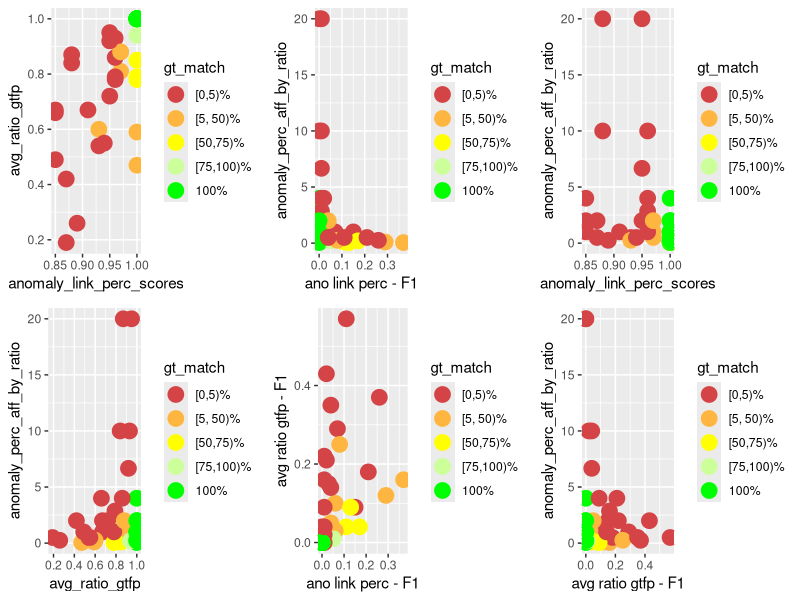
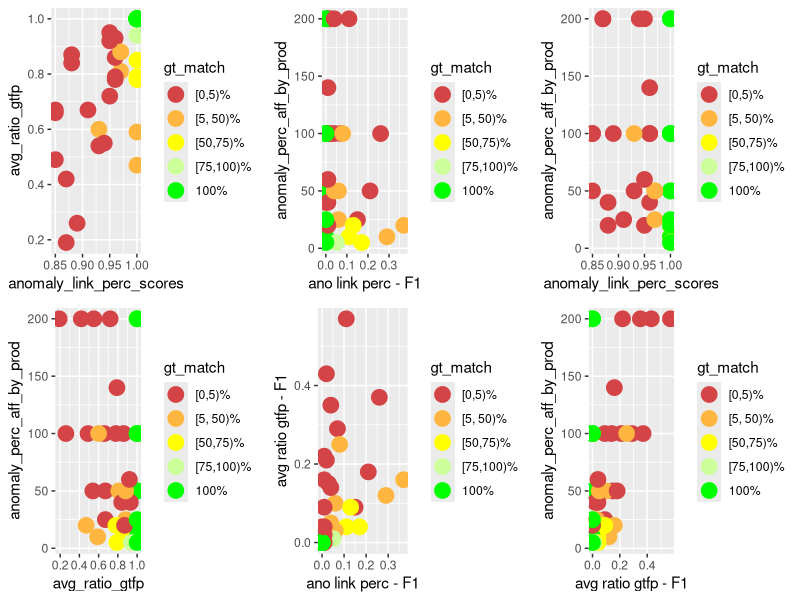
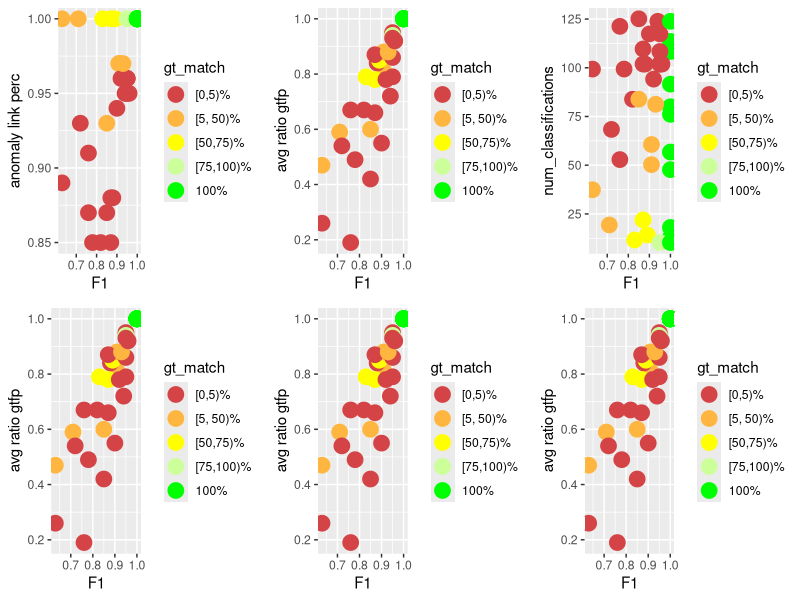
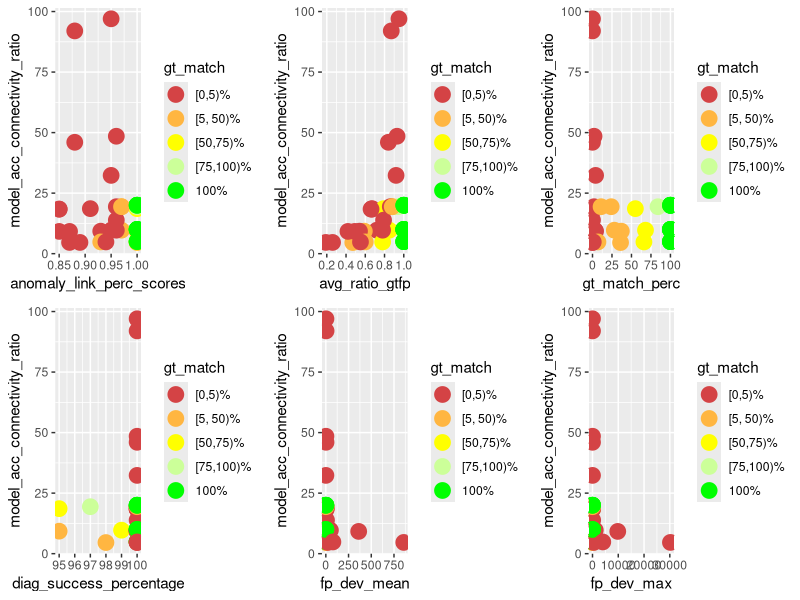
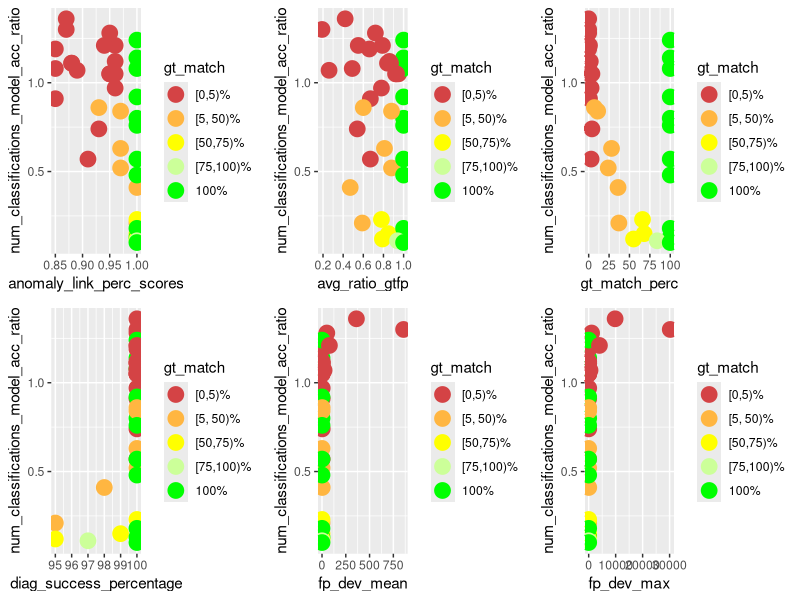
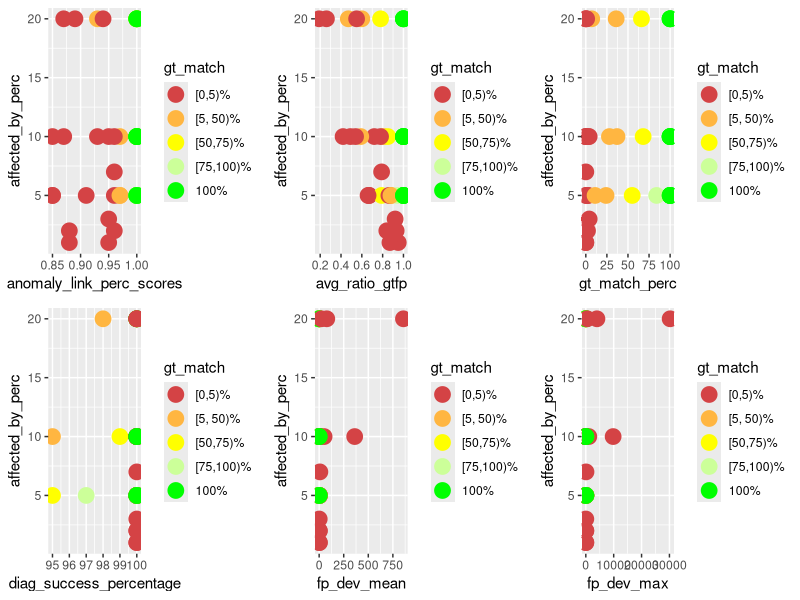
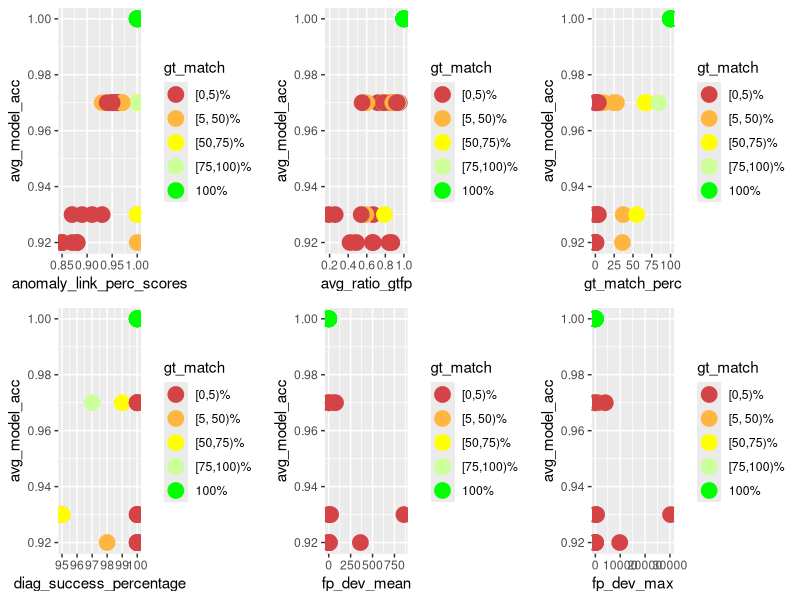
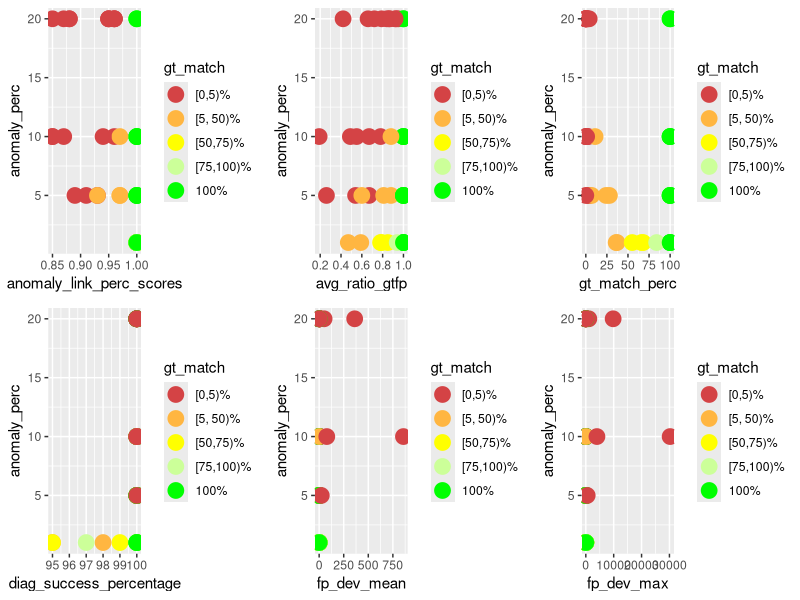

These charts were generated, in order, by the following R code:
library(ggplot2)
library(gridExtra)
library(dplyr)

PT_DEF <- geom_point(size=5)
COLOR_VALS <- c("#d44345", "#ffb641", "#ffff00", "#ccff99", "#00ff00")

gen_multi_plot_six <- function(
        pp1, pp2, pp3, pp4, pp5, pp6,
        y1, y2, y3, y4, y5, y6,
        x1, x2, x3, x4, x5, x6,
        filename
    ) {
    fpp1 <- pp1 + PT_DEF + xlab(x1) + ylab(y1) + scale_color_manual(values = color_mapping)
    fpp2 <- pp2 + PT_DEF + xlab(x2) + ylab(y2) + scale_color_manual(values = color_mapping)
    fpp3 <- pp3 + PT_DEF + xlab(x3) + ylab(y3) + scale_color_manual(values = color_mapping)
    fpp4 <- pp4 + PT_DEF + xlab(x4) + ylab(y4) + scale_color_manual(values = color_mapping)
    fpp5 <- pp5 + PT_DEF + xlab(x5) + ylab(y5) + scale_color_manual(values = color_mapping)
    fpp6 <- pp6 + PT_DEF + xlab(x6) + ylab(y6) + scale_color_manual(values = color_mapping)
    combined_plot <- grid.arrange(fpp1, fpp2, fpp3, fpp4, fpp5, fpp6, ncol = 3)
    ggsave(combined_plot, file = filename, width = 12, height = 6)
}

gen_multi_plot_two <- function(
        pp1, pp2, y1, y2, x1, x2, filename
    ) {
    fpp1 <- pp1 + PT_DEF + xlab(x1) + ylab(y1) + scale_color_manual(values = color_mapping)
    fpp2 <- pp2 + PT_DEF + xlab(x2) + ylab(y2) + scale_color_manual(values = color_mapping)
    combined_plot <- grid.arrange(fpp1, fpp2, ncol = 2)
    ggsave(combined_plot, file = filename, width = 12, height = 6)
}

# actual compensation insights

input <- read.csv(
    file = "meta_analysis.csv", header = TRUE, sep = ",", check.name = FALSE
)

# instead of the percentage value factor(gt_match_perc) for which I'd need 100
# colors, I only want to color / group them into 5 groups
LABELS <- c("[0,5)%", "[5, 50)%", "[50,75)%", "[75,100)%", "100%")
color_mapping <- setNames(COLOR_VALS, LABELS)

input$gt_match <- cut(
    input$gt_match_perc,
    breaks = c(0, 5, 50, 75, 100, Inf),
    labels = LABELS,
    include.lowest = TRUE,
    right = FALSE
)

p1 <- ggplot(
    data = input, aes_string(
        x = "anomaly_link_perc_scores",
        y = "avg_ratio_gtfp",
        color = "gt_match",
        group = "gt_match"
    )
)

p2 <- ggplot(
    data = input, aes_string(
        x = "compensation_ano_link",
        y = "anomaly_perc_aff_by_ratio",
        color = "gt_match",
        group = "gt_match"
    )
)

p3 <- ggplot(
    data = input, aes_string(
        x = "anomaly_link_perc_scores",
        y = "anomaly_perc_aff_by_ratio",
        color = "gt_match",
        group = "gt_match"
    )
)

p4 <- ggplot(
    data = input, aes_string(
        x = "avg_ratio_gtfp",
        y = "anomaly_perc_aff_by_ratio",
        color = "gt_match",
        group = "gt_match"
    )
)

p5 <- ggplot(
    data = input, aes_string(
        x = "compensation_ano_link",
        y = "compensation_gtfp",
        color = "gt_match",
        group = "gt_match"
    )
)

p6 <- ggplot(
    data = input, aes_string(
        x = "compensation_gtfp",
        y = "anomaly_perc_aff_by_ratio",
        color = "gt_match",
        group = "gt_match"
    )
)

gen_multi_plot_six(
    p1, p2, p3, p4, p5, p6,
    "avg_ratio_gtfp", # y1
    "anomaly_perc_aff_by_ratio", # y2
    "anomaly_perc_aff_by_ratio", # y3
    "anomaly_perc_aff_by_ratio", # y4
    "avg ratio gtfp - F1", # y5
    "anomaly_perc_aff_by_ratio", # y6
    "anomaly_link_perc_scores", # x1
    "ano link perc - F1", # x2
    "anomaly_link_perc_scores", # x3
    "avg_ratio_gtfp", # x4
    "ano link perc - F1", # x5
    "avg ratio gtfp - F1", # x6
    "compensation_analysis.png"
)

# same with prod #############################

p1 <- ggplot(
    data = input, aes_string(
        x = "anomaly_link_perc_scores",
        y = "avg_ratio_gtfp",
        color = "gt_match",
        group = "gt_match"
    )
)

p2 <- ggplot(
    data = input, aes_string(
        x = "compensation_ano_link",
        y = "anomaly_perc_aff_by_prod",
        color = "gt_match",
        group = "gt_match"
    )
)

p3 <- ggplot(
    data = input, aes_string(
        x = "anomaly_link_perc_scores",
        y = "anomaly_perc_aff_by_prod",
        color = "gt_match",
        group = "gt_match"
    )
)

p4 <- ggplot(
    data = input, aes_string(
        x = "avg_ratio_gtfp",
        y = "anomaly_perc_aff_by_prod",
        color = "gt_match",
        group = "gt_match"
    )
)

p5 <- ggplot(
    data = input, aes_string(
        x = "compensation_ano_link",
        y = "compensation_gtfp",
        color = "gt_match",
        group = "gt_match"
    )
)

p6 <- ggplot(
    data = input, aes_string(
        x = "compensation_gtfp",
        y = "anomaly_perc_aff_by_prod",
        color = "gt_match",
        group = "gt_match"
    )
)

gen_multi_plot_six(
    p1, p2, p3, p4, p5, p6,
    "avg_ratio_gtfp", # y1
    "anomaly_perc_aff_by_prod", # y2
    "anomaly_perc_aff_by_prod", # y3
    "anomaly_perc_aff_by_prod", # y4
    "avg ratio gtfp - F1", # y5
    "anomaly_perc_aff_by_prod", # y6
    "anomaly_link_perc_scores", # x1
    "ano link perc - F1", # x2
    "anomaly_link_perc_scores", # x3
    "avg_ratio_gtfp", # x4
    "ano link perc - F1", # x5
    "avg ratio gtfp - F1", # x6
    "compensation_analysis_prod.png"
)

##############################################

p1 <- ggplot(
    data = input, aes_string(
        x = "f1_scores",
        y = "anomaly_link_perc_scores",
        color = "gt_match",
        group = "gt_match"
    )
)

p2 <- ggplot(
    data = input, aes_string(
        x = "f1_scores",
        y = "avg_ratio_gtfp",
        color = "gt_match",
        group = "gt_match"
    )
)

p3 <- ggplot(
    data = input, aes_string(
        x = "f1_scores",
        y = "num_classifications",
        color = "gt_match",
        group = "gt_match"
    )
)

p4 <- ggplot(
    data = input, aes_string(
        x = "f1_scores",
        y = "avg_ratio_gtfp",
        color = "gt_match",
        group = "gt_match"
    )
)

p5 <- ggplot(
    data = input, aes_string(
        x = "f1_scores",
        y = "avg_ratio_gtfp",
        color = "gt_match",
        group = "gt_match"
    )
)

p6 <- ggplot(
    data = input, aes_string(
        x = "f1_scores",
        y = "avg_ratio_gtfp",
        color = "gt_match",
        group = "gt_match"
    )
)

gen_multi_plot_six(
    p1, p2, p3, p4, p5, p6,
    "anomaly link perc", # y1
    "avg ratio gtfp", # y2
    "num_classifications", # y3
    "avg ratio gtfp", # y4
    "avg ratio gtfp", # y5
    "avg ratio gtfp", # y6
    "F1", # x1
    "F1", # x2
    "F1", # x3
    "F1", # x4
    "F1", # x5
    "F1", # x6
    "f1_end_res_corr.png"
)

# model acc - connectivity - performance

p1 <- ggplot(
    data = input, aes_string(
        x = "anomaly_link_perc_scores",
        y = "model_acc_connectivity_ratio",
        color = "gt_match",
        group = "gt_match"
    )
)

p2 <- ggplot(
    data = input, aes_string(
        x = "avg_ratio_gtfp",
        y = "model_acc_connectivity_ratio",
        color = "gt_match",
        group = "gt_match"
    )
)

p3 <- ggplot(
    data = input, aes_string(
        x = "gt_match_perc",
        y = "model_acc_connectivity_ratio",
        color = "gt_match",
        group = "gt_match"
    )
)

p4 <- ggplot(
    data = input, aes_string(
        x = "diag_success_percentage",
        y = "model_acc_connectivity_ratio",
        color = "gt_match",
        group = "gt_match"
    )
)

p5 <- ggplot(
    data = input, aes_string(
        x = "fp_dev_mean",
        y = "model_acc_connectivity_ratio",
        color = "gt_match",
        group = "gt_match"
    )
)

p6 <- ggplot(
    data = input, aes_string(
        x = "fp_dev_max",
        y = "model_acc_connectivity_ratio",
        color = "gt_match",
        group = "gt_match"
    )
)

gen_multi_plot_six(
    p1, p2, p3, p4, p5, p6,
    "model_acc_connectivity_ratio", # y1
    "model_acc_connectivity_ratio", # y2
    "model_acc_connectivity_ratio", # y3
    "model_acc_connectivity_ratio", # y4
    "model_acc_connectivity_ratio", # y5
    "model_acc_connectivity_ratio", # y6
    "anomaly_link_perc_scores", # x1
    "avg_ratio_gtfp", # x2
    "gt_match_perc", # x3
    "diag_success_percentage", # x4
    "fp_dev_mean", # x5
    "fp_dev_max", # x6
    "modelacc_connectivity_performance.png"
)

# how many classifications and how acc models

p1 <- ggplot(
    data = input, aes_string(
        x = "anomaly_link_perc_scores",
        y = "num_classifications_model_acc_ratio",
        color = "gt_match",
        group = "gt_match"
    )
)

p2 <- ggplot(
    data = input, aes_string(
        x = "avg_ratio_gtfp",
        y = "num_classifications_model_acc_ratio",
        color = "gt_match",
        group = "gt_match"
    )
)

p3 <- ggplot(
    data = input, aes_string(
        x = "gt_match_perc",
        y = "num_classifications_model_acc_ratio",
        color = "gt_match",
        group = "gt_match"
    )
)

p4 <- ggplot(
    data = input, aes_string(
        x = "diag_success_percentage",
        y = "num_classifications_model_acc_ratio",
        color = "gt_match",
        group = "gt_match"
    )
)

p5 <- ggplot(
    data = input, aes_string(
        x = "fp_dev_mean",
        y = "num_classifications_model_acc_ratio",
        color = "gt_match",
        group = "gt_match"
    )
)

p6 <- ggplot(
    data = input, aes_string(
        x = "fp_dev_max",
        y = "num_classifications_model_acc_ratio",
        color = "gt_match",
        group = "gt_match"
    )
)

gen_multi_plot_six(
    p1, p2, p3, p4, p5, p6,
    "num_classifications_model_acc_ratio", # y1
    "num_classifications_model_acc_ratio", # y2
    "num_classifications_model_acc_ratio", # y3
    "num_classifications_model_acc_ratio", # y4
    "num_classifications_model_acc_ratio", # y5
    "num_classifications_model_acc_ratio", # y6
    "anomaly_link_perc_scores", # x1
    "avg_ratio_gtfp", # x2
    "gt_match_perc", # x3
    "diag_success_percentage", # x4
    "fp_dev_mean", # x5
    "fp_dev_max", # x6
    "num_classifications_model_acc.png"
)

# affected_by against perf

p1 <- ggplot(
    data = input, aes_string(
        x = "anomaly_link_perc_scores",
        y = "affected_by_perc",
        color = "gt_match",
        group = "gt_match"
    )
)

p2 <- ggplot(
    data = input, aes_string(
        x = "avg_ratio_gtfp",
        y = "affected_by_perc",
        color = "gt_match",
        group = "gt_match"
    )
)

p3 <- ggplot(
    data = input, aes_string(
        x = "gt_match_perc",
        y = "affected_by_perc",
        color = "gt_match",
        group = "gt_match"
    )
)

p4 <- ggplot(
    data = input, aes_string(
        x = "diag_success_percentage",
        y = "affected_by_perc",
        color = "gt_match",
        group = "gt_match"
    )
)

p5 <- ggplot(
    data = input, aes_string(
        x = "fp_dev_mean",
        y = "affected_by_perc",
        color = "gt_match",
        group = "gt_match"
    )
)

p6 <- ggplot(
    data = input, aes_string(
        x = "fp_dev_max",
        y = "affected_by_perc",
        color = "gt_match",
        group = "gt_match"
    )
)

gen_multi_plot_six(
    p1, p2, p3, p4, p5, p6,
    "affected_by_perc", # y1
    "affected_by_perc", # y2
    "affected_by_perc", # y3
    "affected_by_perc", # y4
    "affected_by_perc", # y5
    "affected_by_perc", # y6
    "anomaly_link_perc_scores", # x1
    "avg_ratio_gtfp", # x2
    "gt_match_perc", # x3
    "diag_success_percentage", # x4
    "fp_dev_mean", # x5
    "fp_dev_max", # x6
    "aff_by_perf.png"
)

# model_acc against perf

p1 <- ggplot(
    data = input, aes_string(
        x = "anomaly_link_perc_scores",
        y = "avg_model_acc",
        color = "gt_match",
        group = "gt_match"
    )
)

p2 <- ggplot(
    data = input, aes_string(
        x = "avg_ratio_gtfp",
        y = "avg_model_acc",
        color = "gt_match",
        group = "gt_match"
    )
)

p3 <- ggplot(
    data = input, aes_string(
        x = "gt_match_perc",
        y = "avg_model_acc",
        color = "gt_match",
        group = "gt_match"
    )
)

p4 <- ggplot(
    data = input, aes_string(
        x = "diag_success_percentage",
        y = "avg_model_acc",
        color = "gt_match",
        group = "gt_match"
    )
)

p5 <- ggplot(
    data = input, aes_string(
        x = "fp_dev_mean",
        y = "avg_model_acc",
        color = "gt_match",
        group = "gt_match"
    )
)

p6 <- ggplot(
    data = input, aes_string(
        x = "fp_dev_max",
        y = "avg_model_acc",
        color = "gt_match",
        group = "gt_match"
    )
)

gen_multi_plot_six(
    p1, p2, p3, p4, p5, p6,
    "avg_model_acc", # y1
    "avg_model_acc", # y2
    "avg_model_acc", # y3
    "avg_model_acc", # y4
    "avg_model_acc", # y5
    "avg_model_acc", # y6
    "anomaly_link_perc_scores", # x1
    "avg_ratio_gtfp", # x2
    "gt_match_perc", # x3
    "diag_success_percentage", # x4
    "fp_dev_mean", # x5
    "fp_dev_max", # x6
    "model_acc_perf.png"
)

# anomaly_perc against perf

p1 <- ggplot(
    data = input, aes_string(
        x = "anomaly_link_perc_scores",
        y = "anomaly_perc",
        color = "gt_match",
        group = "gt_match"
    )
)

p2 <- ggplot(
    data = input, aes_string(
        x = "avg_ratio_gtfp",
        y = "anomaly_perc",
        color = "gt_match",
        group = "gt_match"
    )
)

p3 <- ggplot(
    data = input, aes_string(
        x = "gt_match_perc",
        y = "anomaly_perc",
        color = "gt_match",
        group = "gt_match"
    )
)

p4 <- ggplot(
    data = input, aes_string(
        x = "diag_success_percentage",
        y = "anomaly_perc",
        color = "gt_match",
        group = "gt_match"
    )
)

p5 <- ggplot(
    data = input, aes_string(
        x = "fp_dev_mean",
        y = "anomaly_perc",
        color = "gt_match",
        group = "gt_match"
    )
)

p6 <- ggplot(
    data = input, aes_string(
        x = "fp_dev_max",
        y = "anomaly_perc",
        color = "gt_match",
        group = "gt_match"
    )
)

gen_multi_plot_six(
    p1, p2, p3, p4, p5, p6,
    "anomaly_perc", # y1
    "anomaly_perc", # y2
    "anomaly_perc", # y3
    "anomaly_perc", # y4
    "anomaly_perc", # y5
    "anomaly_perc", # y6
    "anomaly_link_perc_scores", # x1
    "avg_ratio_gtfp", # x2
    "gt_match_perc", # x3
    "diag_success_percentage", # x4
    "fp_dev_mean", # x5
    "fp_dev_max", # x6
    "anomaly_perc_perf.png"
)

# anomaly_perc - model acc ratio against perf

p1 <- ggplot(
    data = input, aes_string(
        x = "anomaly_link_perc_scores",
        y = "anomaly_perc_model_acc_ratio",
        color = "gt_match",
        group = "gt_match"
    )
)

p2 <- ggplot(
    data = input, aes_string(
        x = "avg_ratio_gtfp",
        y = "anomaly_perc_model_acc_ratio",
        color = "gt_match",
        group = "gt_match"
    )
)

p3 <- ggplot(
    data = input, aes_string(
        x = "gt_match_perc",
        y = "anomaly_perc_model_acc_ratio",
        color = "gt_match",
        group = "gt_match"
    )
)

p4 <- ggplot(
    data = input, aes_string(
        x = "diag_success_percentage",
        y = "anomaly_perc_model_acc_ratio",
        color = "gt_match",
        group = "gt_match"
    )
)

p5 <- ggplot(
    data = input, aes_string(
        x = "fp_dev_mean",
        y = "anomaly_perc_model_acc_ratio",
        color = "gt_match",
        group = "gt_match"
    )
)

p6 <- ggplot(
    data = input, aes_string(
        x = "fp_dev_max",
        y = "anomaly_perc_model_acc_ratio",
        color = "gt_match",
        group = "gt_match"
    )
)

gen_multi_plot_six(
    p1, p2, p3, p4, p5, p6,
    "anomaly_perc_model_acc_ratio", # y1
    "anomaly_perc_model_acc_ratio", # y2
    "anomaly_perc_model_acc_ratio", # y3
    "anomaly_perc_model_acc_ratio", # y4
    "anomaly_perc_model_acc_ratio", # y5
    "anomaly_perc_model_acc_ratio", # y6
    "anomaly_link_perc_scores", # x1
    "avg_ratio_gtfp", # x2
    "gt_match_perc", # x3
    "diag_success_percentage", # x4
    "fp_dev_mean", # 5
    "fp_dev_max", # x6
    "anomaly_perc_model_acc_ratio_perf.png"
)

# num classifications against perf

p1 <- ggplot(
    data = input, aes_string(
        x = "anomaly_link_perc_scores",
        y = "num_classifications",
        color = "gt_match",
        group = "gt_match"
    )
)

p2 <- ggplot(
    data = input, aes_string(
        x = "avg_ratio_gtfp",
        y = "num_classifications",
        color = "gt_match",
        group = "gt_match"
    )
)

p3 <- ggplot(
    data = input, aes_string(
        x = "gt_match_perc",
        y = "num_classifications",
        color = "gt_match",
        group = "gt_match"
    )
)

p4 <- ggplot(
    data = input, aes_string(
        x = "diag_success_percentage",
        y = "num_classifications",
        color = "gt_match",
        group = "gt_match"
    )
)

p5 <- ggplot(
    data = input, aes_string(
        x = "fp_dev_mean",
        y = "num_classifications",
        color = "gt_match",
        group = "gt_match"
    )
)

p6 <- ggplot(
    data = input, aes_string(
        x = "fp_dev_max",
        y = "num_classifications",
        color = "gt_match",
        group = "gt_match"
    )
)

gen_multi_plot_six(
    p1, p2, p3, p4, p5, p6,
    "num_classifications", # y1
    "num_classifications", # y2
    "num_classifications", # y3
    "num_classifications", # y4
    "num_classifications", # y5
    "num_classifications", # y6
    "anomaly_link_perc_scores", # x1
    "avg_ratio_gtfp", # x2
    "gt_match_perc", # x3
    "diag_success_percentage", # x4
    "fp_dev_mean", # x5
    "fp_dev_max", # x6
    "num_classifications_perf.png"
)

# num classifications - model acc -- filtered based on avg_ratio_gtfp

p1 <- ggplot(
    data = input, aes_string(
        x = "num_classifications",
        y = "avg_model_acc",
        color = "gt_match",
        group = "gt_match"
    )
)

filtered_data <- subset(input, avg_ratio_gtfp >= 0.7)

p2 <- ggplot(
    data = filtered_data,
    aes_string(
        x = "num_classifications",
        y = "avg_model_acc",
        color = "gt_match",
        group = "gt_match"
    )
)

filtered_data <- subset(input, avg_ratio_gtfp >= 0.75)

p3 <- ggplot(
    data = filtered_data,
    aes_string(
        x = "num_classifications",
        y = "avg_model_acc",
        color = "gt_match",
        group = "gt_match"
    )
)

filtered_data <- subset(input, avg_ratio_gtfp >= 0.8)

p4 <- ggplot(
    data = filtered_data,
    aes_string(
        x = "num_classifications",
        y = "avg_model_acc",
        color = "gt_match",
        group = "gt_match"
    )
)

filtered_data <- subset(input, avg_ratio_gtfp >= 0.9)

p5 <- ggplot(
    data = filtered_data,
    aes_string(
        x = "num_classifications",
        y = "avg_model_acc",
        color = "gt_match",
        group = "gt_match"
    )
)

filtered_data <- input %>%
  group_by(avg_model_acc) %>%
  filter(avg_ratio_gtfp == max(avg_ratio_gtfp))

p6 <- ggplot(
    data = filtered_data,
    aes_string(
        x = "num_classifications",
        y = "avg_model_acc",
        color = "gt_match",
        group = "gt_match"
    )
)

gen_multi_plot_six(
    p1, p2, p3, p4, p5, p6,
    "avg_model_acc", #y1
    "avg_model_acc", #y2
    "avg_model_acc", #y3
    "avg_model_acc", #y4
    "avg_model_acc", #y5
    "avg_model_acc", #y6
    "classifications", #x1
    "classifications (filt. based on avg_ratio_gtfp 70%)", #x2
    "classifications (filt. based on avg_ratio_gtfp 75%)", #x3
    "classifications (filt. based on avg_ratio_gtfp 80%)", #x4
    "classifications (filt. based on avg_ratio_gtfp 90%)", #x5
    "classifications (filt. based on max avg_ratio_gtfp)", #x6
    "model_acc_classifications.png"
)

# num classifications - model acc -- filtered based on anomaly_link_perc_scores

p1 <- ggplot(
    data = input, aes_string(
        x = "num_classifications",
        y = "avg_model_acc",
        color = "gt_match",
        group = "gt_match"
    )
)

filtered_data <- subset(input, anomaly_link_perc_scores >= 0.7)

p2 <- ggplot(
    data = filtered_data,
    aes_string(
        x = "num_classifications",
        y = "avg_model_acc",
        color = "gt_match",
        group = "gt_match"
    )
)

filtered_data <- subset(input, anomaly_link_perc_scores >= 0.75)

p3 <- ggplot(
    data = filtered_data,
    aes_string(
        x = "num_classifications",
        y = "avg_model_acc",
        color = "gt_match",
        group = "gt_match"
    )
)

filtered_data <- subset(input, anomaly_link_perc_scores >= 0.8)

p4 <- ggplot(
    data = filtered_data,
    aes_string(
        x = "num_classifications",
        y = "avg_model_acc",
        color = "gt_match",
        group = "gt_match"
    )
)

filtered_data <- subset(input, anomaly_link_perc_scores >= 0.9)

p5 <- ggplot(
    data = filtered_data,
    aes_string(
        x = "num_classifications",
        y = "avg_model_acc",
        color = "gt_match",
        group = "gt_match"
    )
)

filtered_data <- input %>%
  group_by(avg_model_acc) %>%
  filter(anomaly_link_perc_scores == max(anomaly_link_perc_scores))

p6 <- ggplot(
    data = filtered_data,
    aes_string(
        x = "num_classifications",
        y = "avg_model_acc",
        color = "gt_match",
        group = "gt_match"
    )
)

gen_multi_plot_six(
    p1, p2, p3, p4, p5, p6,
    "avg_model_acc", #y1
    "avg_model_acc", #y2
    "avg_model_acc", #y3
    "avg_model_acc", #y4
    "avg_model_acc", #y5
    "avg_model_acc", #y6
    "classifications", #x1
    "classifications (filt. based on ano_link_perc 70%)", #x2
    "classifications (filt. based on ano_link_perc 75%)", #x3
    "classifications (filt. based on ano_link_perc 80%)", #x4
    "classifications (filt. based on ano_link_perc 90%)", #x5
    "classifications (filt. based on max ano_link_perc)", #x6
    "model_acc_classifications_ano_link.png"
)

# num classifications - model acc -- filtered based on gt_match_perc

p1 <- ggplot(
    data = input, aes_string(
        x = "num_classifications",
        y = "avg_model_acc",
        color = "gt_match",
        group = "gt_match"
    )
)

filtered_data <- subset(input, gt_match_perc >= 70)

p2 <- ggplot(
    data = filtered_data,
    aes_string(
        x = "num_classifications",
        y = "avg_model_acc",
        color = "gt_match",
        group = "gt_match"
    )
)

filtered_data <- subset(input, gt_match_perc >= 75)

p3 <- ggplot(
    data = filtered_data,
    aes_string(
        x = "num_classifications",
        y = "avg_model_acc",
        color = "gt_match",
        group = "gt_match"
    )
)

filtered_data <- subset(input, gt_match_perc >= 80)

p4 <- ggplot(
    data = filtered_data,
    aes_string(
        x = "num_classifications",
        y = "avg_model_acc",
        color = "gt_match",
        group = "gt_match"
    )
)

filtered_data <- subset(input, gt_match_perc >= 90)

p5 <- ggplot(
    data = filtered_data,
    aes_string(
        x = "num_classifications",
        y = "avg_model_acc",
        color = "gt_match",
        group = "gt_match"
    )
)

filtered_data <- input %>%
  group_by(avg_model_acc) %>%
  filter(gt_match_perc == max(gt_match_perc))

p6 <- ggplot(
    data = filtered_data,
    aes_string(
        x = "num_classifications",
        y = "avg_model_acc",
        color = "gt_match",
        group = "gt_match"
    )
)

gen_multi_plot_six(
    p1, p2, p3, p4, p5, p6,
    "avg_model_acc", #y1
    "avg_model_acc", #y2
    "avg_model_acc", #y3
    "avg_model_acc", #y4
    "avg_model_acc", #y5
    "avg_model_acc", #y6
    "classifications", #x1
    "classifications (filt. based on gt_match_perc 70%)", #x2
    "classifications (filt. based on gt_match_perc 75%)", #x3
    "classifications (filt. based on gt_match_perc 80%)", #x4
    "classifications (filt. based on gt_match_perc 90%)", #x5
    "classifications (filt. based on max gt_match_perc)", #x6
    "model_acc_classifications_gt_match_perc.png"
)

# correlation affected-by and fault path len / num fault paths

p1 <- ggplot(
    data = input, aes_string(
        x = "avg_num_fault_paths",
        y = "affected_by_perc",
        color = "gt_match",
        group = "gt_match"
    )
)

p2 <- ggplot(
    data = input, aes_string(
        x = "avg_fault_path_len",
        y = "avg_num_fault_paths",
        color = "gt_match",
        group = "gt_match"
    )
)

p3 <- ggplot(
    data = input, aes_string(
        x = "avg_num_fault_paths",
        y = "anomaly_perc",
        color = "gt_match",
        group = "gt_match"
    )
)

p4 <- ggplot(
    data = input, aes_string(
        x = "avg_fault_path_len",
        y = "anomaly_perc",
        color = "gt_match",
        group = "gt_match"
    )
)

p5 <- ggplot(
    data = input, aes_string(
        x = "avg_num_fault_paths",
        y = "anomaly_perc_aff_by_prod",
        color = "gt_match",
        group = "gt_match"
    )
)

p6 <- ggplot(
    data = input, aes_string(
        x = "avg_fault_path_len",
        y = "anomaly_perc_aff_by_prod",
        color = "gt_match",
        group = "gt_match"
    )
)

gen_multi_plot_six(
    p1, p2, p3, p4, p5, p6,
    "affected_by_perc", # y1
    "avg_num_fault_paths", # y2
    "anomaly_perc", # y3
    "anomaly_perc", # y4
    "anomaly_perc_aff_by_prod", # y5
    "anomaly_perc_aff_by_prod", # y6
    "avg_num_fault_paths", # x1
    "avg_fault_path_len", # x2
    "avg_num_fault_paths", # x3
    "avg_fault_path_len", # x4
    "avg_num_fault_paths", # x5
    "avg_fault_path_len", # x6
    "correlation_anomaly_perc_aff_by_prod_fault_paths.png"
)

# correlation (median + mean) runtime and fault path len / num fault paths

p1 <- ggplot(
    data = input, aes_string(
        x = "avg_num_fault_paths",
        y = "`avg_runtime (s)`",
        color = "gt_match",
        group = "gt_match"
    )
)

p2 <- ggplot(
    data = input, aes_string(
        x = "avg_fault_path_len",
        y = "`avg_runtime (s)`",
        color = "gt_match",
        group = "gt_match"
    )
)

p3 <- ggplot(
    data = input, aes_string(
        x = "avg_num_fault_paths",
        y = "`median_runtime (s)`",
        color = "gt_match",
        group = "gt_match"
    )
)

p4 <- ggplot(
    data = input, aes_string(
        x = "avg_fault_path_len",
        y = "`median_runtime (s)`",
        color = "gt_match",
        group = "gt_match"
    )
)

p5 <- ggplot(
    data = input, aes_string(
        x = "median_fault_path_len",
        y = "`median_runtime (s)`",
        color = "gt_match",
        group = "gt_match"
    )
)

p6 <- ggplot(
    data = input, aes_string(
        x = "median_num_fault_paths",
        y = "`median_runtime (s)`",
        color = "gt_match",
        group = "gt_match"
    )
)

gen_multi_plot_six(
    p1, p2, p3, p4, p5, p6,
    "`avg_runtime (s)`", # y1
    "`avg_runtime (s)`", # y2
    "`median_runtime (s)`", # y3
    "`median_runtime (s)`", # y4
    "`median_runtime (s)`", # y5
    "`median_runtime (s)`", # y6
    "avg_num_fault_paths", # x1
    "avg_fault_path_len", # x2
    "avg_num_fault_paths", # x3
    "avg_fault_path_len", # x4
    "median_fault_path_len", # x5
    "median_num_fault_paths", # x6
    "correlation_runtime_fault_paths.png"
)

# correlation (median + mean + max) runtime and sum of (mean + max) fp + fp dev

p1 <- ggplot(
    data = input, aes_string(
        x = "sum_of_avg_fault_paths_and_dev",
        y = "`avg_runtime (s)`",
        color = "gt_match",
        group = "gt_match"
    )
)

p2 <- ggplot(
    data = input, aes_string(
        x = "sum_of_max_fault_paths_and_dev",
        y = "`max_runtime (s)`",
        color = "gt_match",
        group = "gt_match"
    )
)

p3 <- ggplot(
    data = input, aes_string(
        x = "sum_of_avg_fault_paths_and_dev",
        y = "`median_runtime (s)`",
        color = "gt_match",
        group = "gt_match"
    )
)

p4 <- ggplot(
    data = input, aes_string(
        x = "sum_of_avg_fault_paths_and_dev",
        y = "`max_runtime (s)`",
        color = "gt_match",
        group = "gt_match"
    )
)

p5 <- ggplot(
    data = input, aes_string(
        x = "sum_of_max_fault_paths_and_dev",
        y = "`avg_runtime (s)`",
        color = "gt_match",
        group = "gt_match"
    )
)

p6 <- ggplot(
    data = input, aes_string(
        x = "sum_of_max_fault_paths_and_dev",
        y = "`median_runtime (s)`",
        color = "gt_match",
        group = "gt_match"
    )
)

gen_multi_plot_six(
    p1, p2, p3, p4, p5, p6,
    "`avg_runtime (s)`", # y1
    "`max_runtime (s)`", # y2
    "`median_runtime (s)`", # y3
    "`max_runtime (s)`", # y4
    "`avg_runtime (s)`", # y5
    "`median_runtime (s)`", # y6
    "sum_of_avg_fault_paths_and_dev", # x1
    "sum_of_max_fault_paths_and_dev", # x2
    "sum_of_avg_fault_paths_and_dev", # x3
    "sum_of_avg_fault_paths_and_dev", # x4
    "sum_of_max_fault_paths_and_dev", # x5
    "sum_of_max_fault_paths_and_dev", # x6
    "correlation_runtime_fault_paths_sum.png"
)

# correlation alpha, beta, gamma vs. FPs

p1 <- ggplot(
    data = input, aes_string(
        x = "avg_fp",
        y = "anomaly_perc",
        color = "gt_match",
        group = "gt_match"
    )
)

p2 <- ggplot(
    data = input, aes_string(
        x = "avg_fp",
        y = "affected_by_perc",
        color = "gt_match",
        group = "gt_match"
    )
)

p3 <- ggplot(
    data = input, aes_string(
        x = "avg_fp",
        y = "avg_model_acc",
        color = "gt_match",
        group = "gt_match"
    )
)

p4 <- ggplot(
    data = input, aes_string(
        x = "avg_fp",
        y = "anomaly_perc_aff_by_model_acc_aggregation",
        color = "gt_match",
        group = "gt_match"
    )
)

filtered_data <- subset(input, avg_model_acc < 1)

p5 <- ggplot(
    data = filtered_data, aes_string(
        x = "avg_fp",
        y = "anomaly_perc_aff_by_model_acc_aggregation",
        color = "gt_match",
        group = "gt_match"
    )
)

p6 <- ggplot(
    data = input, aes_string(
        x = "avg_fp",
        y = "num_classifications_model_acc_ratio",
        color = "gt_match",
        group = "gt_match"
    )
)

gen_multi_plot_six(
    p1, p2, p3, p4, p5, p6,
    "anomaly_perc", # y1
    "affected_by_perc", # y2
    "avg_model_acc", # y3
    "anomaly_perc_aff_by_model_acc_aggregation", # y4
    "anomaly_perc_aff_by_model_acc_aggregation", # y5
    "num_classifications_model_acc_ratio", # y6
    "avg_fp", # x1
    "avg_fp", # x2
    "avg_fp", # x3
    "avg_fp", # x4
    "avg_fp (filtered out 100% acc models)", # x5
    "avg_fp", # x6
    "anomaly_perc_aff_by_model_acc_aggregation.png"
)

# correlation alpha, beta, gamma vs. FNs

p1 <- ggplot(
    data = input, aes_string(
        x = "avg_fn",
        y = "anomaly_perc",
        color = "gt_match",
        group = "gt_match"
    )
)

p2 <- ggplot(
    data = input, aes_string(
        x = "avg_fn",
        y = "affected_by_perc",
        color = "gt_match",
        group = "gt_match"
    )
)

p3 <- ggplot(
    data = input, aes_string(
        x = "avg_fn",
        y = "avg_model_acc",
        color = "gt_match",
        group = "gt_match"
    )
)

p4 <- ggplot(
    data = input, aes_string(
        x = "avg_fn",
        y = "anomaly_perc_model_acc_aggregation",
        color = "gt_match",
        group = "gt_match"
    )
)

filtered_data <- subset(input, avg_model_acc < 1)

p5 <- ggplot(
    data = filtered_data, aes_string(
        x = "avg_fn",
        y = "anomaly_perc_model_acc_aggregation",
        color = "gt_match",
        group = "gt_match"
    )
)

p6 <- ggplot(
    data = input, aes_string(
        x = "avg_fn",
        y = "num_classifications_model_acc_ratio",
        color = "gt_match",
        group = "gt_match"
    )
)

gen_multi_plot_six(
    p1, p2, p3, p4, p5, p6,
    "anomaly_perc", # y1
    "affected_by_perc", # y2
    "avg_model_acc", # y3
    "anomaly_perc_model_acc_aggregation", # y4
    "anomaly_perc_model_acc_aggregation", # y5
    "num_classifications_model_acc_ratio", # y6
    "avg_fn", # x1
    "avg_fn", # x2
    "avg_fn", # x3
    "avg_fn", # x4
    "avg_fn (filtered out 100% acc models)", # x5
    "avg_fn", # x6
    "anomaly_perc_aff_by_model_acc_aggregation_fn.png"
)

# correlation missed anomalies vs. performance

p1 <- ggplot(
    data = input, aes_string(
        x = "all_missed_anomalies",
        y = "anomaly_link_perc_scores",
        color = "gt_match",
        group = "gt_match"
    )
)

p2 <- ggplot(
    data = input, aes_string(
        x = "missed_anomalies_unclassified",
        y = "anomaly_link_perc_scores",
        color = "gt_match",
        group = "gt_match"
    )
)

p3 <- ggplot(
    data = input, aes_string(
        x = "miss_due_to_class_iss",
        y = "anomaly_link_perc_scores",
        color = "gt_match",
        group = "gt_match"
    )
)

p4 <- ggplot(
    data = input, aes_string(
        x = "all_missed_anomalies",
        y = "avg_ratio_gtfp",
        color = "gt_match",
        group = "gt_match"
    )
)

p5 <- ggplot(
    data = input, aes_string(
        x = "missed_anomalies_unclassified",
        y = "avg_ratio_gtfp",
        color = "gt_match",
        group = "gt_match"
    )
)

p6 <- ggplot(
    data = input, aes_string(
        x = "miss_due_to_class_iss",
        y = "avg_ratio_gtfp",
        color = "gt_match",
        group = "gt_match"
    )
)

gen_multi_plot_six(
    p1, p2, p3, p4, p5, p6,
    "anomaly_link_perc_scores", # y1
    "anomaly_link_perc_scores", # y2
    "anomaly_link_perc_scores", # y3
    "avg_ratio_gtfp", # y4
    "avg_ratio_gtfp", # y5
    "avg_ratio_gtfp", # y6
    "all_missed_anomalies", # x1
    "missed_anomalies_unclassified", # x2
    "miss_due_to_class_iss", # x3
    "all_missed_anomalies", # x4
    "missed_anomalies_unclassified", # x5
    "miss_due_to_class_iss", # x6
    "correlation_missed_anomalies_perf.png"
)
